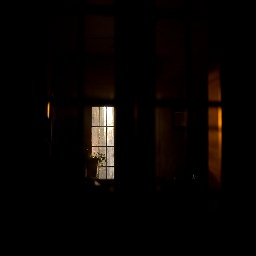
#> input picture HistogramEqualization/test_img_resized/0.jpg, 256 x 256 px
$ python histeq.py test_img_resized out
#> lines starting #> are read from the running program, lines starting #| are printed output that depends on the picture
# cv environment
import cv2
import os
import argparse

def HistEq(img_dir, output_dir):
#> called with img_dir = 'test_img_resized', output_dir = 'out'
    for img_n in os.listdir(img_dir):
        img_path = os.path.join(img_dir, img_n)
        img = cv2.imread(img_path, 1)
#> img is the input picture: shape (256, 256, 3); mean B, G, R 3.3, 4.7, 7.8
        R, G, B = cv2.split(img)
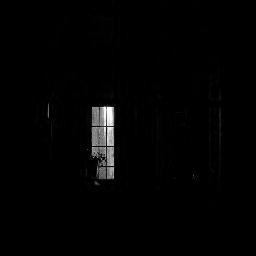
#> R: shape (256, 256); min 0, max 255, mean 3.3
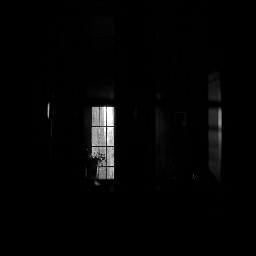
#> G: shape (256, 256); min 0, max 255, mean 4.7
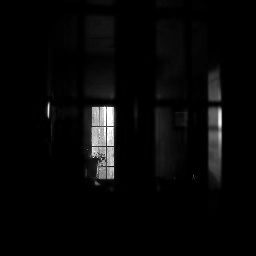
#> B: shape (256, 256); min 0, max 255, mean 7.8
        output1_R = cv2.equalizeHist(R)
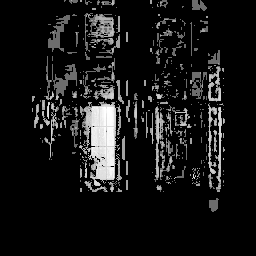
#> output1_R: shape (256, 256); min 0, max 255, mean 22.5
        output1_G = cv2.equalizeHist(G)
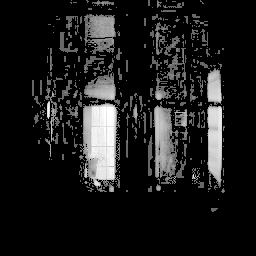
#> output1_G: shape (256, 256); min 0, max 255, mean 28.1
        output1_B = cv2.equalizeHist(B)
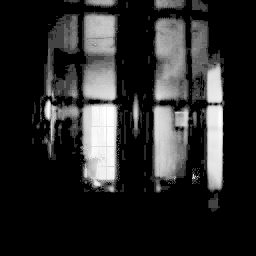
#> output1_B: shape (256, 256); min 0, max 255, mean 42.4
        equ = cv2.merge((output1_R, output1_G, output1_B))
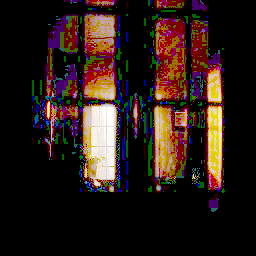
#> equ: shape (256, 256, 3); mean B, G, R 22.5, 28.1, 42.4
        output_path = os.path.join(output_dir, img_n)
        cv2.imwrite(output_path, equ)
#> pass 2 of the loop in HistEq, `for img_n in os.listdir(img_dir):`:
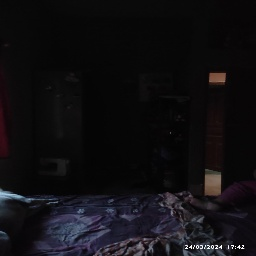
#> input picture HistogramEqualization/test_img_resized/1.jpeg, 256 x 256 px
#> in HistEq, img is the input picture: shape (256, 256, 3); mean B, G, R 17.7, 14.8, 16.1
#> in HistEq, `output1_B = cv2.equalizeHist(B)`:
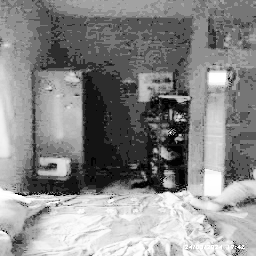
#> output1_B: shape (256, 256); min 0, max 255, mean 137
#> in HistEq, `equ = cv2.merge((output1_R, output1_G, output1_B))`:
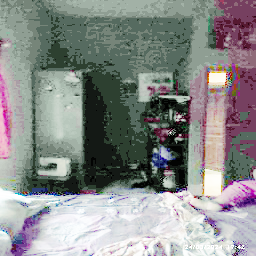
#> equ: shape (256, 256, 3); mean B, G, R 137.8, 138.8, 137

# args: directory with 256x256 images to be enhanced
# python ./HistogramEqualization/histeq.py /DATA/sujit_2021cs35/cv/HistogramEqualization/test_img_resized /DATA/sujit_2021cs35/cv/HistogramEqualization/output_img
parser = argparse.ArgumentParser(description='Histogram Equalization')
parser.add_argument('img_dir', type=str, help='Directory with images to be enhanced')
parser.add_argument('output_dir', type=str, help='Directory to save enhanced images')
args = parser.parse_args()
img_dir = args.img_dir
output_dir = args.output_dir
HistEq(img_dir, output_dir)
